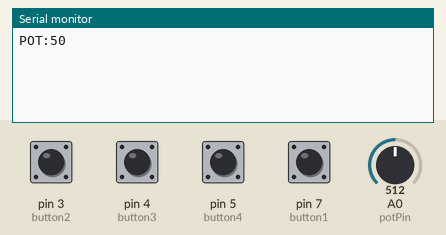
Simulated run of this sketch. Board: Arduino Uno, built with avr-gcc and run on an emulated ATmega328P. Parts: the last lines printed to the serial monitor. Inputs (shaded band) come from the test bench; at power-on: pin 3 (button2), pin 4 (button3), pin 5 (button4), pin 7 (button1) HIGH, A0 (potPin) = 512.

Above: at 1.2 s.
1.3 s: pin 3 (button2) pulled LOW for 0.15 s
At 2.0 s:
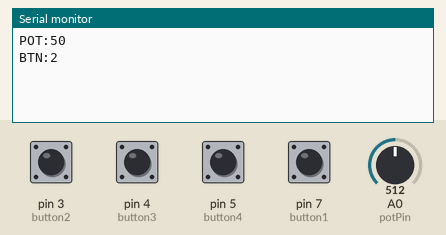
2.9 s: A0 (potPin) set to 716
At 4.1 s:
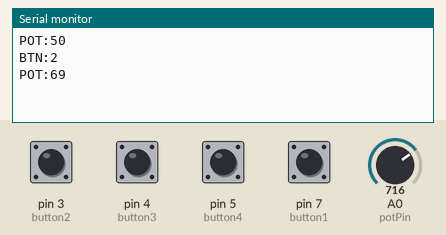
4.4 s: pin 4 (button3) pulled LOW for 0.15 s
At 5.2 s:
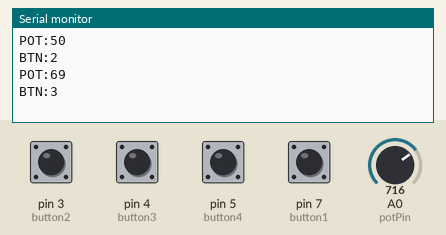
6.0 s: pin 5 (button4) pulled LOW for 0.15 s
At 6.9 s:
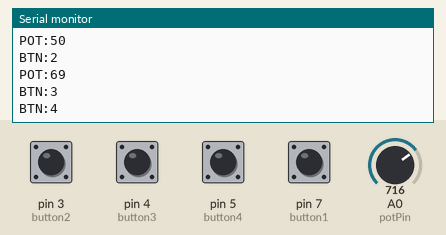
7.6 s: pin 7 (button1) pulled LOW for 0.15 s
At 8.0 s:
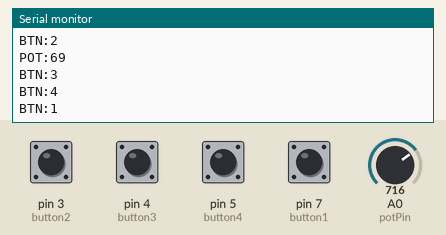
9.2 s: A0 (potPin) set to 900
At 10.3 s:
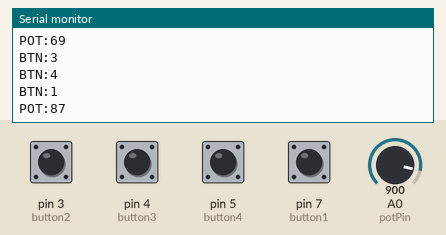
Timing chart, 0 to 11.7 s (numbered marks = the images above; inputs shaded):
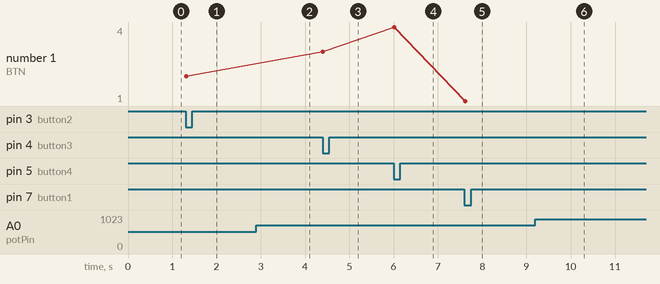

The sketch:

arduino_controller.ino
```cpp
const int button1 = 7;
const int button2 = 3;
const int button3 = 4;
const int button4 = 5;
const int potPin = A0;

int previousState1 = HIGH;
int previousState2 = HIGH;
int previousState3 = HIGH;
int previousState4 = HIGH;

int lastPot = -1;

void setup() {
  Serial.begin(9600);

  pinMode(button1, INPUT_PULLUP);
  pinMode(button2, INPUT_PULLUP);
  pinMode(button3, INPUT_PULLUP);
  pinMode(button4, INPUT_PULLUP);
}

void loop() {
  readButton1();
  readButton2();
  readButton3();
  readButton4();
  readPotentiometer();

  delay(20);
}

void readButton1() {
  int currentState = digitalRead(button1);

  if (previousState1 == HIGH && currentState == LOW) {
    buttonFunction1();
  }

  previousState1 = currentState;
}

void readButton2() {
  int currentState = digitalRead(button2);

  if (previousState2 == HIGH && currentState == LOW) {
    buttonFunction2();
  }

  previousState2 = currentState;
}

void readButton3() {
  int currentState = digitalRead(button3);

  if (previousState3 == HIGH && currentState == LOW) {
    buttonFunction3();
  }

  previousState3 = currentState;
}

void readButton4() {
  int currentState = digitalRead(button4);

  if (previousState4 == HIGH && currentState == LOW) {
    buttonFunction4();
  }

  previousState4 = currentState;
}

void buttonFunction1() {
  Serial.println("BTN:1");
}

void buttonFunction2() {
  Serial.println("BTN:2");
}

void buttonFunction3() {
  Serial.println("BTN:3");
}

void buttonFunction4() {
  Serial.println("BTN:4");
}

void readPotentiometer() {
  int rawValue = analogRead(potPin);
  int mappedValue = map(rawValue, 0, 1023, 0, 100);

  if (mappedValue != lastPot) {
    Serial.print("POT:");
    Serial.println(mappedValue);
    lastPot = mappedValue;
  }
}
```

Measured:
- after the input at 1.3 s, the serial monitor: prints a new line at once (image 1)
- after the input at 2.9 s, the serial monitor: prints a new line at once (image 2)
- after the input at 4.4 s, the serial monitor: prints a new line at once (image 3)
- after the input at 6.0 s, the serial monitor: prints a new line at once (image 4)
- after the input at 7.6 s, the serial monitor: prints a new line at once (image 5)
- after the input at 9.2 s, the serial monitor: prints a new line at once (image 6)
- plotted number 1: 2 → 3 after the input at 4.4 s, 3 → 4 after the input at 6.0 s, 4 → 1 after the input at 7.6 s
